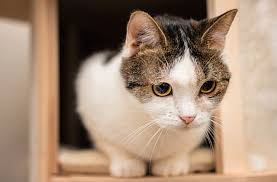
#> input picture TeachCode代码教学区/CH4_ROI颜色统计与图像二值化/cat.jpg, 277 x 182 px
$ python CH4.4_GaussianBlurV1.py
#> lines starting #> are read from the running program, lines starting #| are printed output that depends on the picture
import numpy as np
import math
from matplotlib import pyplot as plt
from scipy import signal
import cv2

def gaussian(x, mu, sigma):
    return 1/(sigma * math.sqrt(2*math.pi)) * math.e**(-(x-mu)**2/(2*sigma**2))

def gaussian2d(x, y, sigma):
    return (1/(2*math.pi*(sigma**2))) * math.e**(-(x**2 + y**2)/(2*(sigma**2)))

def gaussian_kernal(size, sigma=1.5):
    sigma = 1.5
    # 高斯模糊的核 必须为奇数
    # 半径
    radius = int(size / 2)
    G = np.zeros((size, size))

    for x in range(0, 2*radius+1):
        for y in range(0, 2*radius+1):
            G[x][y] = gaussian2d(x-radius, y-radius, sigma)

    wsum = np.sum(G)
    G = G / wsum

    return G

def draw_gaussian_weight(size, sigma=1.5):
    gweight = gaussian_kernal(size, sigma)
    plt.imshow(gweight, cmap='gray')
    plt.show()


def gray_gaussian_blur(img, size, sigma=1.5):
    F = img
    H = gaussian_kernal(size, sigma)
    return signal.convolve2d(F, H, boundary='wrap',mode='valid')


# print(gaussian_kernal(3))
# draw_gaussian_weight(11)
img = cv2.imread("cat.jpg")
#> img is the input picture: shape (182, 277, 3); mean B, G, R 117.6, 138.1, 163.3

gray = cv2.cvtColor(img, cv2.COLOR_BGR2GRAY)
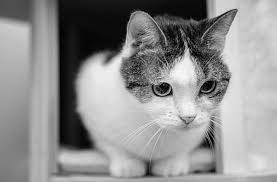
#> gray: shape (182, 277); min 0, max 253, mean 143.3

gray_blur = gray_gaussian_blur(gray, 11)
#> in gray_gaussian_blur, `return signal.convolve2d(F, H, boundary='wrap',mode='valid')`:
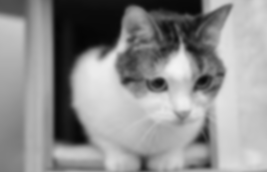
#> returned value: shape (172, 267) float64; min 4.84, max 243.9, mean 143.5
plt.imshow(gray_blur, cmap='gray')
plt.show()
